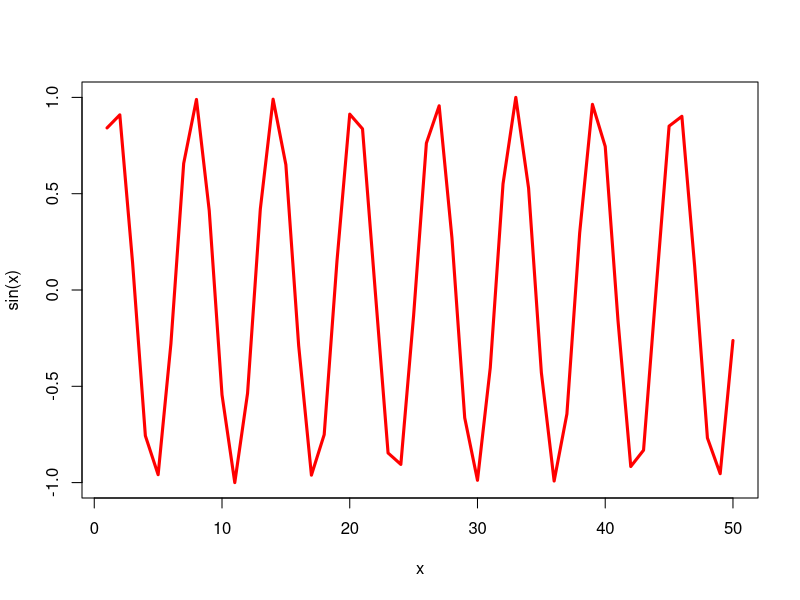

R code for this plot:
#'---
#'title: "Class4: intro to R"
#'author: "Rongyu Chen PID:A17708249"
#'date: "2026-04-09"
#'---
  x <- 1:50
plot (x,sin(x),type = "l",col = "red", lwd = 3)
